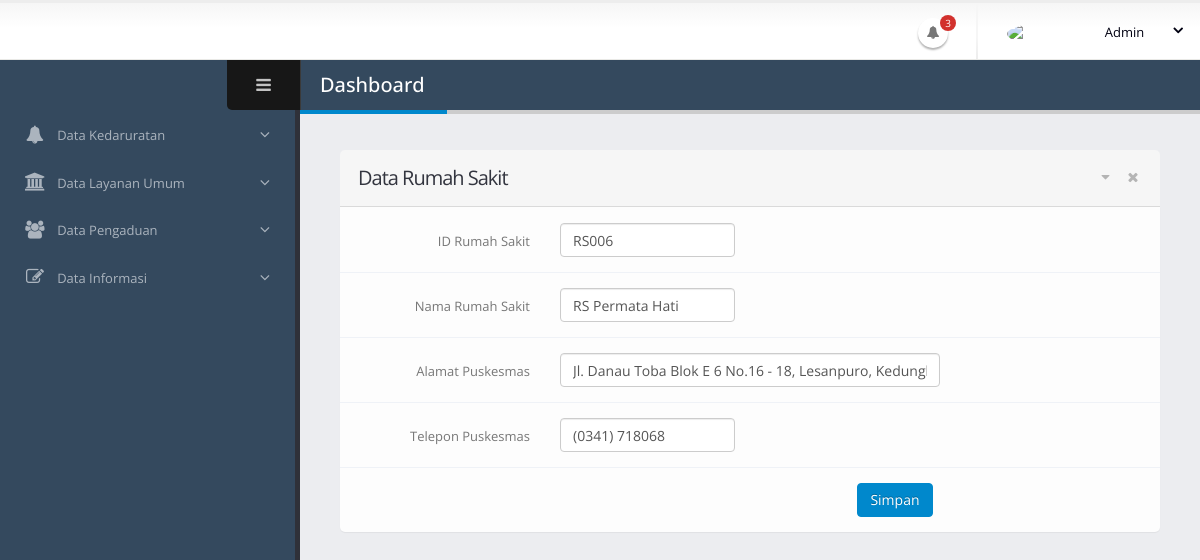
/admin/RS/RSEdit.php?id=RS006, run on an earlier commit of the app's database.
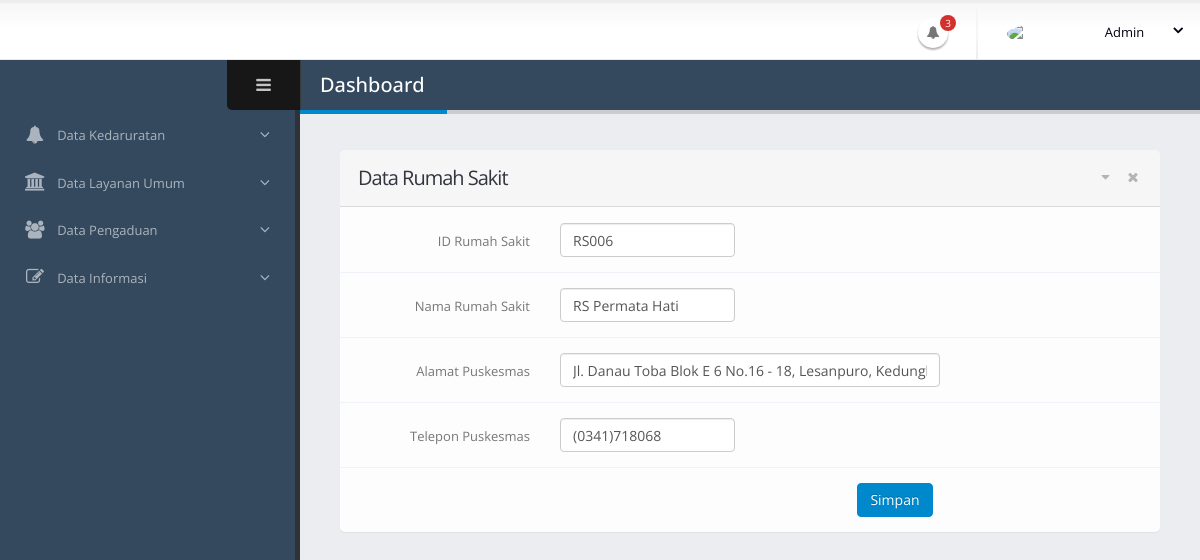
And on a later commit of the database.
### tables this page shows
CREATE TABLE `tb_rs` (
  `id_rs` varchar(15) NOT NULL,
  `nama_rs` varchar(200) NOT NULL,
  `alamat_rs` text NOT NULL,
  `telp_rs` varchar(100) NOT NULL,
  `lat` float(10,6) NOT NULL,
  `lng` float(10,6) NOT NULL,
  `location_status` tinyint(1) DEFAULT '0'
);

### admin/RS/RSEdit.php (the view, shortened to what the changed rows need)
<!doctype html>
<html class="fixed">
	<head>
		<link rel="stylesheet" href="../assets/vendor/bootstrap/css/bootstrap.css" />
		<link rel="stylesheet" href="../assets/vendor/font-awesome/css/font-awesome.css" />
		<link rel="stylesheet" href="../assets/vendor/magnific-popup/magnific-popup.css" />
		<link rel="stylesheet" href="../assets/vendor/bootstrap-datepicker/css/datepicker3.css" />
		<link rel="stylesheet" href="../assets/vendor/jquery-ui/css/ui-lightness/jquery-ui-1.10.4.custom.css" />
		<link rel="stylesheet" href="../assets/vendor/bootstrap-multiselect/bootstrap-multiselect.css" />
		<link rel="stylesheet" href="../assets/vendor/morris/morris.css" />
		<link rel="stylesheet" href="../assets/stylesheets/theme.css" />
		<link rel="stylesheet" href="../assets/stylesheets/skins/default.css" />
		<link rel="stylesheet" href="../assets/stylesheets/theme-custom.css">
	</head>
	<body>
		<section class="body">
			<div class="inner-wrapper">
				<section role="main" class="content-body">
					<header class="page-header">
						<h2>Dashboard</h2>
					</header>
						<section class="panel">
							<header class="panel-heading">
								<h2 class="panel-title">Data Rumah Sakit</h2>
							</header>
							<div class="panel-body">
									<?php
									include '../../db/koneksi.php';
									$id = $_GET['id'];
									$data = mysqli_query($koneksi,"select * from tb_rs where id_rs='$id'");
									while($d = mysqli_fetch_array($data)){
									?>
								<form method="post" action="edit_aksi.php" class="form-horizontal form-bordered">
											<div class="form-group">
												<label class="col-md-3 control-label" for="inputDefault">ID Rumah Sakit</label>
												<div class="col-md-3">
													<input type="text" name="a" class="form-control" id="inputDefault" value="<?php echo $d['id_rs']; ?>">
												</div>
											</div>
											<div class="form-group">
												<label class="col-md-3 control-label" for="inputDefault">Nama Rumah Sakit</label>
												<div class="col-md-3">
													<input type="text" name="b" class="form-control" id="inputDefault" value="<?php echo $d['nama_rs']; ?>">
												</div>
											</div>
											<div class="form-group">
												<label class="col-md-3 control-label" for="inputDefault">Alamat Puskesmas</label>
												<div class="col-md-6">
													<input type="text" name="c" class="form-control" id="inputDefault" value="<?php echo $d['alamat_rs']; ?>">
												</div>
											</div>
											<div class="form-group">
												<label class="col-md-3 control-label" for="inputDefault">Telepon Puskesmas</label>
												<div class="col-md-3">
													<input type="text" name="d" class="form-control" id="inputDefault" value="<?php echo $d['telp_rs']; ?>">
												</div>
											</div>
											<div class="col-sm-9 text-right">
											<button type="submit" class="btn btn-primary hidden-xs">Simpan</button>
											</div>
								</form>
									<?php
									}
									?>
							</div>
						</section>
				</section>
	</body>
</html>

What changed in the data, as far as the page shows it:
changed tb_rs "RS006": d "(0341) 718068" → "(0341)718068"
